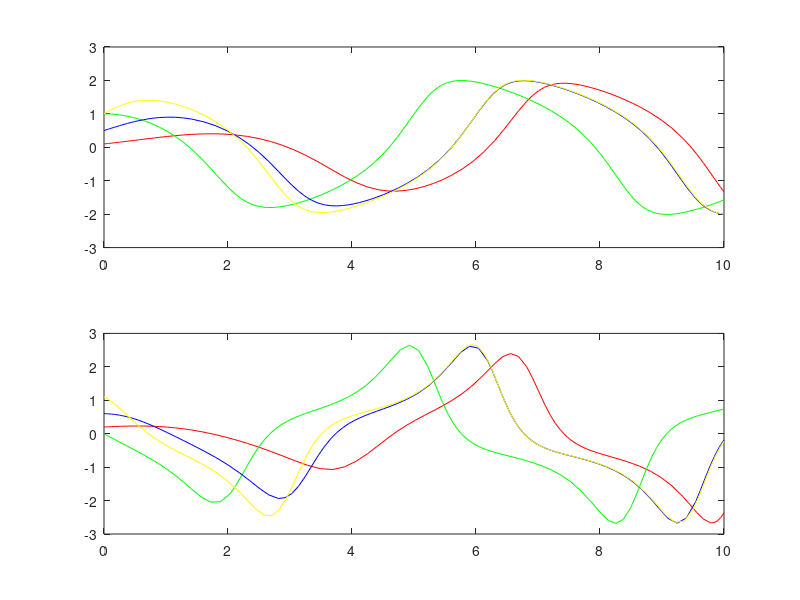
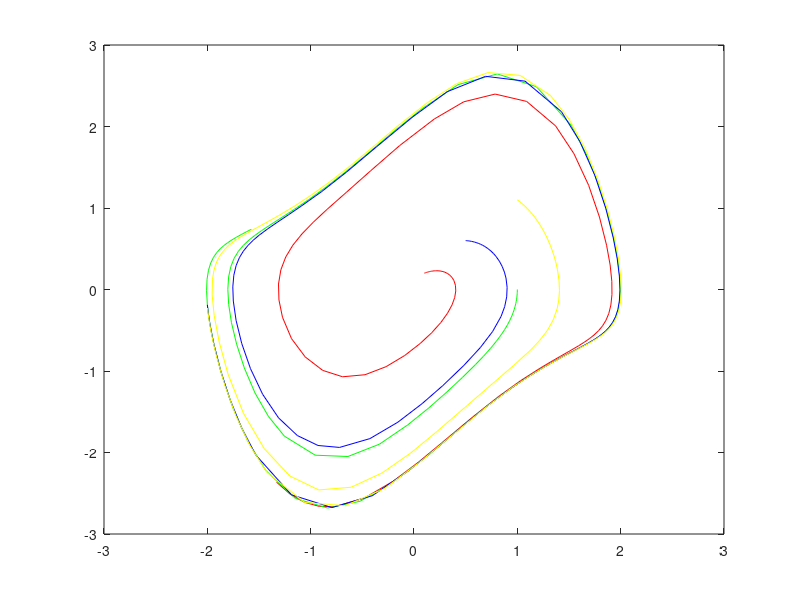
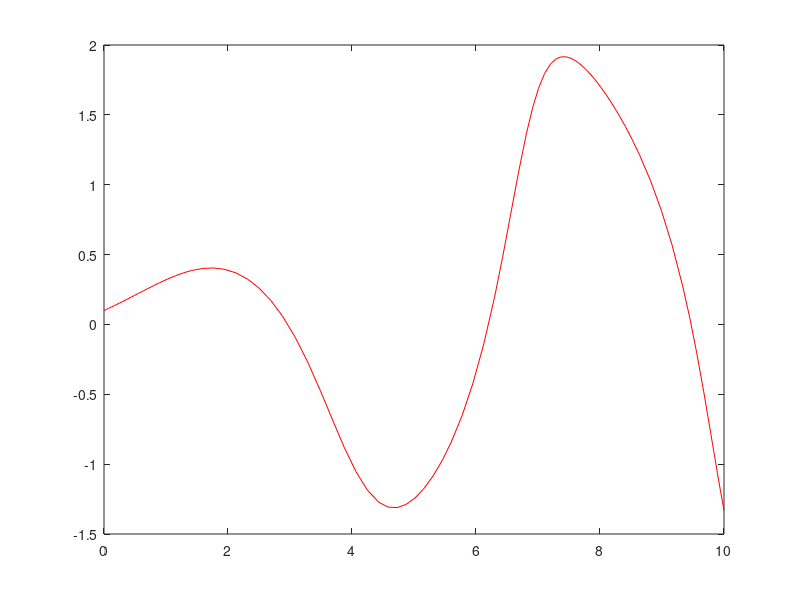
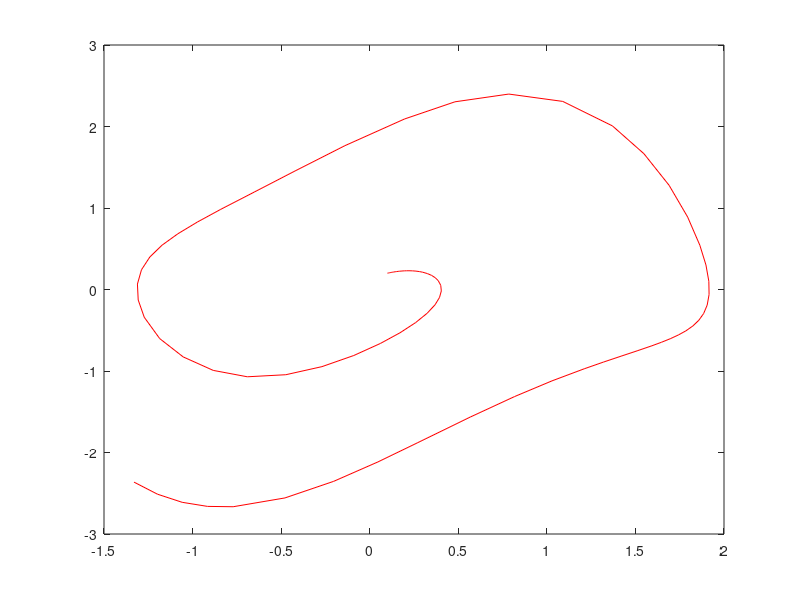

MATLAB code to generate these figures, in order:
%%% VAN DER POL %%%
g=@(t,x) [x(2);-x(1)-(x(1)^2-1)*x(2)]
[t,x]=ode45(g,[0,10],[0.1,0.2]);
[t2,x2]=ode45(g,[0,10],[1,0]);
[t3,x3]=ode45(g,[0,10],[0.5,0.6]);
[t4,x4]=ode45(g,[0,10],[1,1.1]);
figure(1);
subplot(2,1,1);
plot(t,x(:,1),'r')
hold on
plot(t2,x2(:,1),'g')
hold on
plot(t3,x3(:,1),'b')
hold on
plot(t4,x4(:,1),'y')
subplot(2,1,2);
plot(t,x(:,2),'r')
hold on
plot(t2,x2(:,2),'g')
hold on
plot(t3,x3(:,2),'b')
hold on
plot(t4,x4(:,2),'y')
figure(2);
plot(x(:,1),x(:,2),'r')
hold on
plot(x2(:,1),x2(:,2),'g')
hold on
plot(x3(:,1),x3(:,2),'b')
hold on
plot(x4(:,1),x4(:,2),'y')

figure(3);
plot(t,x(:,1),'r')
figure(4);
plot(x(:,1),x(:,2),'r')